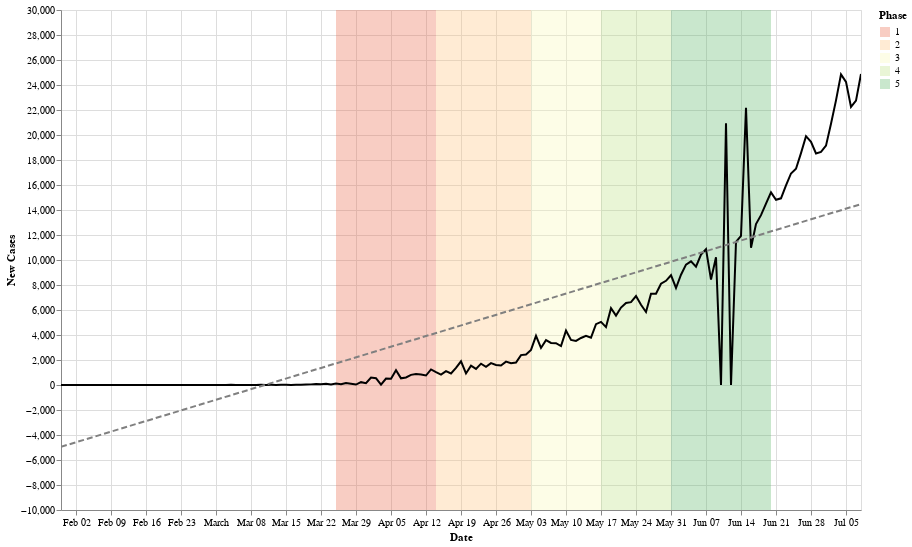

Source (notebook cell):
### Code cell
data = country_level
state = alt.Chart(data[(data['Country'] == 'India')]).mark_line(color='black').encode(
    alt.X('Date:T', axis=alt.Axis(title='Date')),
    alt.Y('Confirmed_New:Q', axis=alt.Axis(title='New Cases'))
)
reg = state.transform_regression("Date", "Confirmed_New", method="linear").mark_line(color='grey', strokeDash=[6,3])

marks = pd.DataFrame([
    {"Phase": "1", "start": "03-25-2020", "end": "04-14-2020"},
    {"Phase": "2", "start": "04-14-2020", "end": "05-03-2020"},
    {"Phase": "3", "start": "05-03-2020", "end": "05-17-2020"},
    {"Phase": "4", "start": "05-17-2020", "end": "05-31-2020"},
    {"Phase": "5", "start": "05-31-2020", "end": "06-20-2020"},
])
rect = alt.Chart(marks).mark_rect(opacity=0.3).encode(x='start:T', x2='end:T', color=alt.Color('Phase:N', scale=alt.Scale(scheme='redyellowgreen')))

(rect+state+reg).properties(width=800, height=500).interactive()

### Figure 1 — Vega-Lite specification as saved in the notebook (floating-point values rounded to 4 significant figures; data arrays with more than 128 entries replaced by an {"elided": "..."} marker saying what was removed)
{"config": {"view": {"continuousWidth": 400, "continuousHeight": 300}}, "layer": [{"data": {"name": "data-bba7f9187f3bbc95bc37de59f384007c"}, "mark": {"type": "rect", "opacity": 0.3}, "encoding": {"color": {"type": "nominal", "field": "Phase", "scale": {"scheme": "redyellowgreen"}}, "x": {"type": "temporal", "field": "start"}, "x2": {"field": "end"}}, "selection": {"selector009": {"type": "interval", "bind": "scales", "encodings": ["x", "y"]}}}, {"data": {"name": "data-c941fb828c3982a7ab676bbb59915783"}, "mark": {"type": "line", "color": "black"}, "encoding": {"x": {"type": "temporal", "axis": {"title": "Date"}, "field": "Date"}, "y": {"type": "quantitative", "axis": {"title": "New Cases"}, "field": "Confirmed_New"}}}, {"data": {"name": "data-c941fb828c3982a7ab676bbb59915783"}, "mark": {"type": "line", "color": "grey", "strokeDash": [6, 3]}, "encoding": {"x": {"type": "temporal", "axis": {"title": "Date"}, "field": "Date"}, "y": {"type": "quantitative", "axis": {"title": "New Cases"}, "field": "Confirmed_New"}}, "transform": [{"on": "Date", "regression": "Confirmed_New", "method": "linear"}]}], "height": 500, "width": 800, "$schema": "https://vega.github.io/schema/vega-lite/v4.0.2.json", "datasets": {"data-bba7f9187f3bbc95bc37de59f384007c": [{"Phase": "1", "start": "03-25-2020", "end": "04-14-2020"}, {"Phase": "2", "start": "04-14-2020", "end": "05-03-2020"}, {"Phase": "3", "start": "05-03-2020", "end": "05-17-2020"}, {"Phase": "4", "start": "05-17-2020", "end": "05-31-2020"}, {"Phase": "5", "start": "05-31-2020", "end": "06-20-2020"}], "data-c941fb828c3982a7ab676bbb59915783": {"elided": "161 records"}}}
